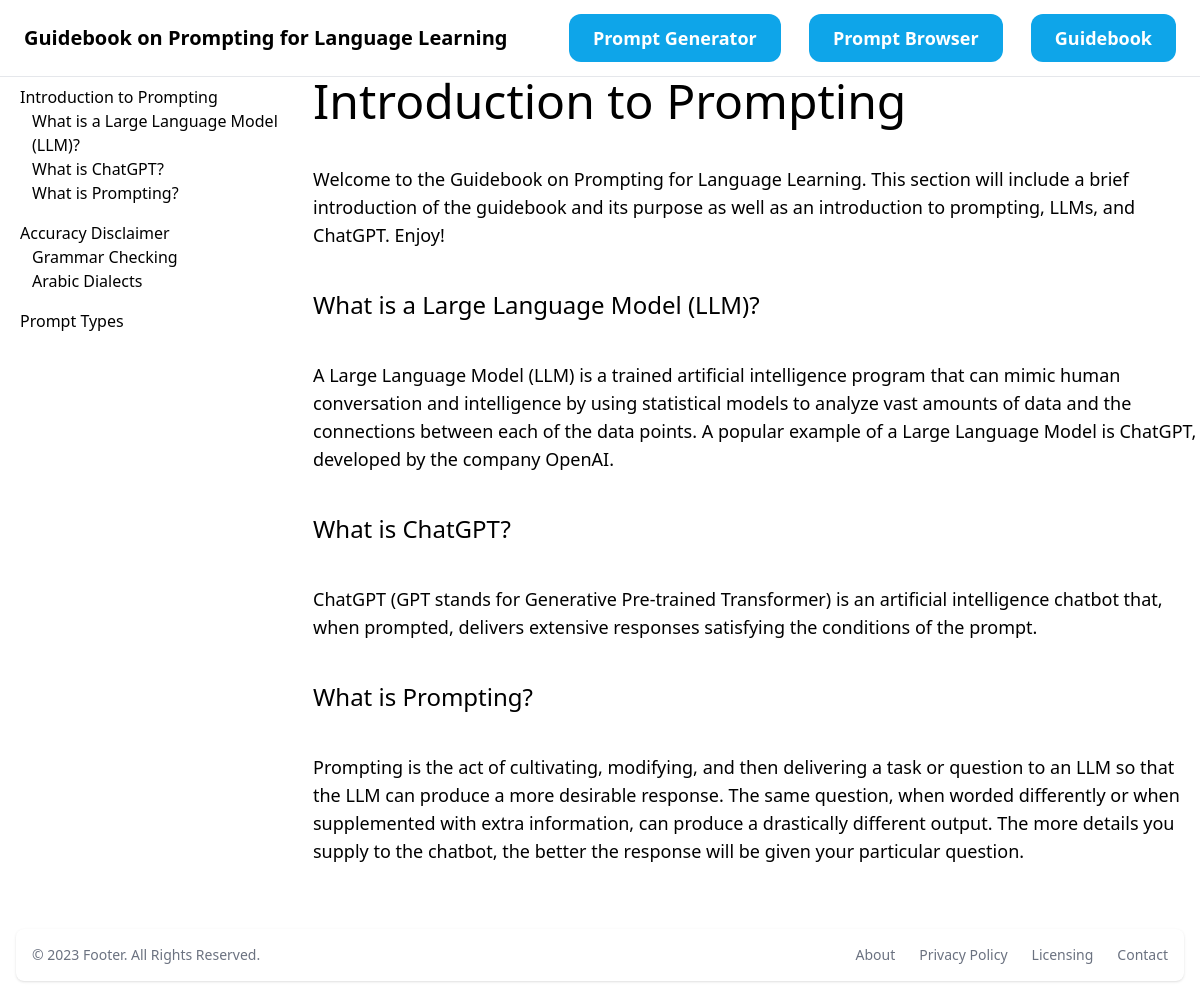
Before: / with the older database file.
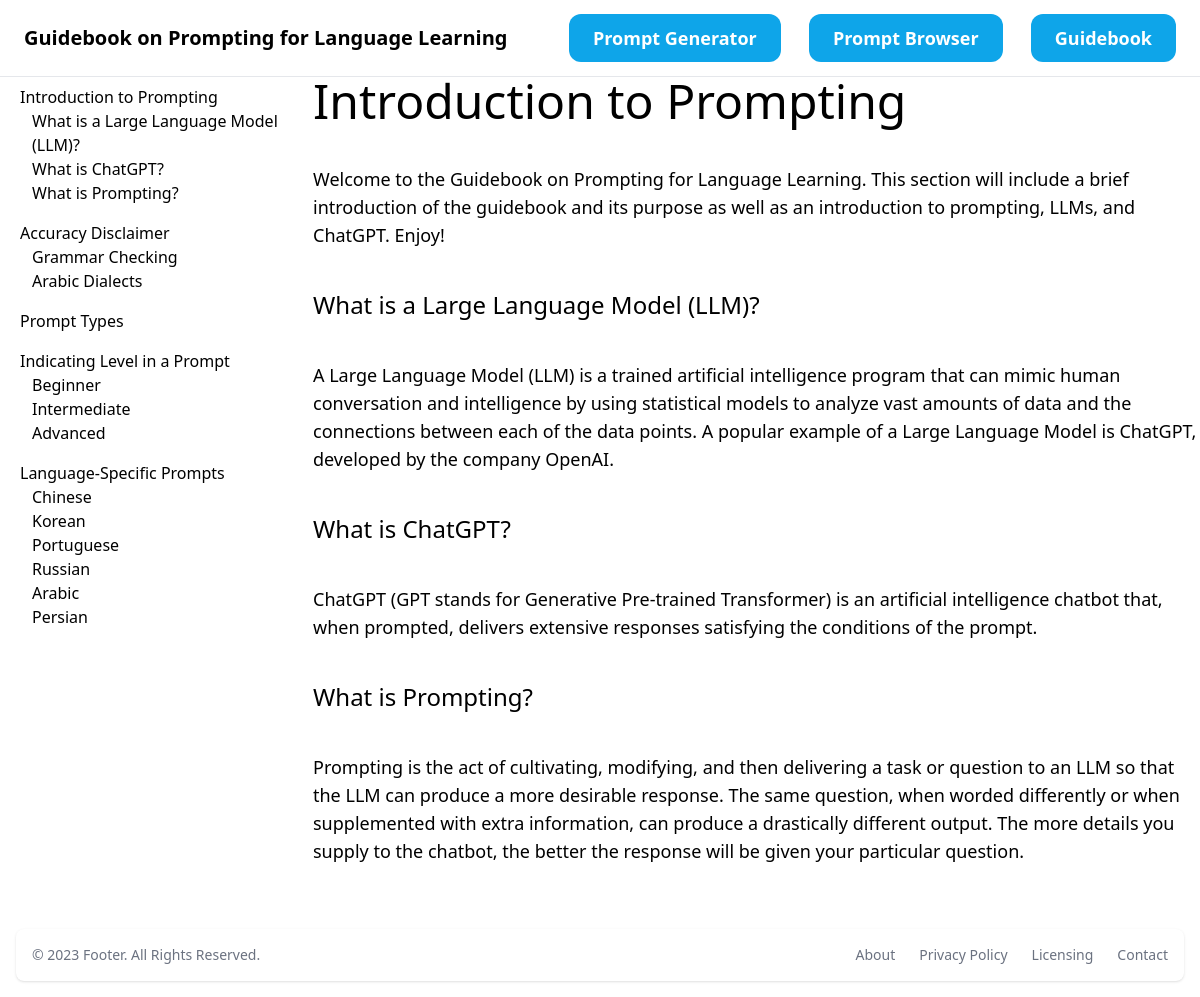
After: the same page with the newer database file.
### prompt/models.py (models this page shows, shortened)
class Section(models.Model):
    section_title = models.CharField(max_length=255)
    section_rank = models.IntegerField(default=0)
    section_description = models.TextField(null=True)

class Paragraph(models.Model):
    section = models.ForeignKey(Section, on_delete=models.CASCADE)
    paragraph_title = models.CharField(max_length=255, null=True)
    paragraph_text = models.TextField(null=True)

### prompt/views.py (the view)
# urls.py: path("", guidebook),
def guidebook(request):
    sections = Section.objects.all()
    paragraphs = Paragraph.objects.all()
    return render(request, 'prompt/guidebook.html', {'sections':sections, 'paragraphs':paragraphs})

### prompt/templates/prompt/guidebook.html (shortened to what this page needs)
{% extends 'prompt/base.html' %}
{%block content%} Guidebook on Prompting for Language Learning {%endblock%}
{%block sidebar%}
    <div class="ml-3 mb-16 grid grid-cols-4 gap-4">
        <div class="pb-6">
            <div class="col-span-1">
                <ul>
                    {% for section in sections %}
                        <li class="py-2 px-2 rounded-xl">
                            <a href="#" class="section-link" data-paragraph-set = "{{section.paragraph_set.all}}"data-section-title="{{section.section_title}}">{{section.section_title}}</a>
                                <ul>
                                    {% for paragraph in section.paragraph_set.all %}
                                        <li class="ml-3"><a href="#">{{paragraph.paragraph_title}}</a></li>
                                    {%endfor%}
                                </ul>
                        </li>
                    {%endfor%}
                </ul>
            </div>
        </div>
        <div class="space-y-10 text-5xl col-span-3" id="section-text-container">
            Introduction to Prompting
            <div class="mt-10 text-lg">
                Welcome to the Guidebook on Prompting for Language Learning.
                This section will include a brief introduction of the guidebook and its purpose as well as
                an introduction to prompting, LLMs, and ChatGPT. Enjoy!
            </div>
            <div class="mt-10 text-2xl">
                What is a Large Language Model (LLM)?
            </div>
            <div class="text-lg">
                A Large Language Model (LLM) is a trained artificial intelligence program that can mimic human conversation
                and intelligence by using statistical models to analyze vast amounts of data and the connections between
                each of the data points. A popular example of a Large Language Model is
                ChatGPT, developed by the company OpenAI.
            </div>
            <div class="mt-10 text-2xl">
                What is ChatGPT?
            </div>
            <div class="text-lg">
                ChatGPT (GPT stands for Generative Pre-trained Transformer) is an artificial intelligence chatbot that,
                when prompted, delivers extensive responses satisfying the conditions of the prompt.
            </div>
            <div class="mt-10 text-2xl">
                What is Prompting?
            </div>
            <div class="text-lg">
                Prompting is the act of cultivating, modifying, and then delivering a task or question to an LLM so that the
                LLM can produce a more desirable response. The same question, when worded differently or
                when supplemented with extra information, can produce a drastically different output.
                The more details you supply to the chatbot, the better the response will be given your particular question.
            </div>
        </div>
    </div>
{%endblock%}

### prompt/templates/prompt/base.html (shortened to what this page needs)
<!doctype html>
<html lang="en">
  <head>
    {%load static%}
    <script src="https://cdn.tailwindcss.com"></script>
  </head>
  <body>
    <nav class="py-6 px-6 flex justify-between items-center border-b border-gray-200">
      <a href="/" class="text-xl font-semibold">{%block content%}{%endblock%}</a>
      <div class="space-x-6">
        <a href="{%url 'prompt:generator'%}" class="px-6 py-3 text-lg font-semibold bg-sky-500 text-white rounded-xl hover:bg-sky-600">Prompt Generator</a>
        <a href="{%url 'prompt:browser'%}" class="px-6 py-3 text-lg font-semibold bg-sky-500 text-white rounded-xl hover:bg-sky-600">Prompt Browser</a>
        <a href="/" class="px-6 py-3 text-lg font-semibold bg-sky-500 text-white rounded-xl hover:bg-sky-600">Guidebook</a>
      </div>
    </nav>
    {%block sidebar%} {%endblock%}
    <footer class="bg-white rounded-lg shadow m-4 dark:bg-gray-800">
      <div class="w-full mx-auto max-w-screen-xl p-4 md:flex md:items-center md:justify-between">
        <span class="text-sm text-gray-500 sm:text-center dark:text-gray-400">© 2023 Footer. All Rights Reserved.
      </span>
      <ul class="flex flex-wrap items-center mt-3 text-sm font-medium text-gray-500 dark:text-gray-400 sm:mt-0">
          <li>
              <a href="#" class="mr-4 hover:underline md:mr-6 ">About</a>
          </li>
          <li>
              <a href="#" class="mr-4 hover:underline md:mr-6">Privacy Policy</a>
          </li>
          <li>
              <a href="#" class="mr-4 hover:underline md:mr-6">Licensing</a>
          </li>
          <li>
              <a href="#" class="hover:underline">Contact</a>
          </li>
      </ul>
      </div>
    </footer>
  </body>
</html>

Changed rows visible on the page:
added Section: section_title "Indicating Level in a Prompt"
added Paragraph: paragraph_title "Beginner", shown under "Indicating Level in a Prompt"
added Paragraph: paragraph_title "Intermediate", shown under "Indicating Level in a Prompt"
added Paragraph: paragraph_title "Advanced", shown under "Indicating Level in a Prompt"
added Section: section_title "Language-Specific Prompts"
added Paragraph: paragraph_title "Chinese", shown under "Language-Specific Prompts"
added Paragraph: paragraph_title "Korean", shown under "Language-Specific Prompts"
added Paragraph: paragraph_title "Portuguese", shown under "Language-Specific Prompts"
added Paragraph: paragraph_title "Russian", shown under "Language-Specific Prompts"
added Paragraph: paragraph_title "Arabic", shown under "Language-Specific Prompts"
added Paragraph: paragraph_title "Persian", shown under "Language-Specific Prompts"
